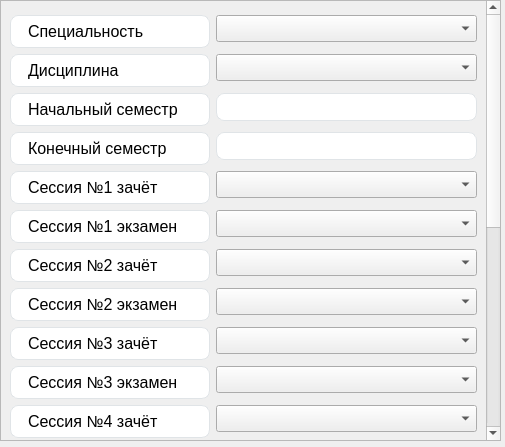
<?xml version="1.0" encoding="UTF-8"?>
<ui version="4.0">
 <class>Form</class>
 <widget class="QWidget" name="Form">
  <property name="geometry">
   <rect>
    <x>0</x>
    <y>0</y>
    <width>505</width>
    <height>447</height>
   </rect>
  </property>
  <property name="windowTitle">
   <string>Добавление записи</string>
  </property>
  <widget class="QScrollArea" name="scrollArea">
   <property name="geometry">
    <rect>
     <x>0</x>
     <y>0</y>
     <width>501</width>
     <height>441</height>
    </rect>
   </property>
   <property name="widgetResizable">
    <bool>true</bool>
   </property>
   <widget class="QWidget" name="scrollAreaWidgetContents">
    <property name="geometry">
     <rect>
      <x>0</x>
      <y>0</y>
      <width>482</width>
      <height>909</height>
     </rect>
    </property>
    <property name="styleSheet">
     <string notr="true">QLineEdit {
  border-radius: 8px;
  border: 1px solid #e0e4e7;
  padding: 5px 15px;
}
QLineEdit:focus {
  border: 1px solid #d0e3ff;
}
QLineEdit::placeholder {
  color: #767e89;
}</string>
    </property>
    <layout class="QVBoxLayout" name="verticalLayout_2">
     <item>
      <layout class="QGridLayout" name="gridLayout">
       <item row="0" column="1">
        <layout class="QFormLayout" name="formLayout_3">
         <property name="topMargin">
          <number>5</number>
         </property>
         <item row="2" column="0">
          <widget class="QLineEdit" name="lineEdit">
           <property name="minimumSize">
            <size>
             <width>200</width>
             <height>0</height>
            </size>
           </property>
           <property name="font">
            <font>
             <pointsize>12</pointsize>
            </font>
           </property>
           <property name="text">
            <string>Дисциплина</string>
           </property>
           <property name="readOnly">
            <bool>true</bool>
           </property>
          </widget>
         </item>
         <item row="4" column="0">
          <widget class="QLineEdit" name="lineEdit_5">
           <property name="minimumSize">
            <size>
             <width>200</width>
             <height>0</height>
            </size>
           </property>
           <property name="font">
            <font>
             <pointsize>12</pointsize>
            </font>
           </property>
           <property name="text">
            <string>Начальный семестр</string>
           </property>
           <property name="readOnly">
            <bool>true</bool>
           </property>
          </widget>
         </item>
         <item row="4" column="1">
          <widget class="QLineEdit" name="lineEdit_6">
           <property name="inputMethodHints">
            <set>Qt::ImhDigitsOnly|Qt::ImhPreferLatin</set>
           </property>
          </widget>
         </item>
         <item row="5" column="0">
          <widget class="QLineEdit" name="lineEdit_7">
           <property name="minimumSize">
            <size>
             <width>200</width>
             <height>0</height>
            </size>
           </property>
           <property name="font">
            <font>
             <pointsize>12</pointsize>
            </font>
           </property>
           <property name="text">
            <string>Конечный семестр</string>
           </property>
           <property name="readOnly">
            <bool>true</bool>
           </property>
          </widget>
         </item>
         <item row="5" column="1">
          <widget class="QLineEdit" name="lineEdit_8">
           <property name="inputMethodHints">
            <set>Qt::ImhDigitsOnly|Qt::ImhPreferLatin</set>
           </property>
          </widget>
         </item>
         <item row="6" column="0">
          <widget class="QLineEdit" name="lineEdit_9">
           <property name="minimumSize">
            <size>
             <width>200</width>
             <height>0</height>
            </size>
           </property>
           <property name="font">
            <font>
             <pointsize>12</pointsize>
            </font>
           </property>
           <property name="text">
            <string>Сессия №1 зачёт</string>
           </property>
           <property name="readOnly">
            <bool>true</bool>
           </property>
          </widget>
         </item>
         <item row="7" column="0">
          <widget class="QLineEdit" name="lineEdit_11">
           <property name="minimumSize">
            <size>
             <width>200</width>
             <height>0</height>
            </size>
           </property>
           <property name="font">
            <font>
             <pointsize>12</pointsize>
            </font>
           </property>
           <property name="text">
            <string>Сессия №1 экзамен</string>
           </property>
           <property name="readOnly">
            <bool>true</bool>
           </property>
          </widget>
         </item>
         <item row="8" column="0">
          <widget class="QLineEdit" name="lineEdit_13">
           <property name="minimumSize">
            <size>
             <width>200</width>
             <height>0</height>
            </size>
           </property>
           <property name="font">
            <font>
             <pointsize>12</pointsize>
            </font>
           </property>
           <property name="text">
            <string>Сессия №2 зачёт</string>
           </property>
           <property name="readOnly">
            <bool>true</bool>
           </property>
          </widget>
         </item>
         <item row="9" column="0">
          <widget class="QLineEdit" name="lineEdit_15">
           <property name="minimumSize">
            <size>
             <width>200</width>
             <height>0</height>
            </size>
           </property>
           <property name="font">
            <font>
             <pointsize>12</pointsize>
            </font>
           </property>
           <property name="text">
            <string>Сессия №2 экзамен</string>
           </property>
           <property name="readOnly">
            <bool>true</bool>
           </property>
          </widget>
         </item>
         <item row="10" column="0">
          <widget class="QLineEdit" name="lineEdit_17">
           <property name="minimumSize">
            <size>
             <width>200</width>
             <height>0</height>
            </size>
           </property>
           <property name="font">
            <font>
             <pointsize>12</pointsize>
            </font>
           </property>
           <property name="text">
            <string>Сессия №3 зачёт</string>
           </property>
           <property name="readOnly">
            <bool>true</bool>
           </property>
          </widget>
         </item>
         <item row="11" column="0">
          <widget class="QLineEdit" name="lineEdit_19">
           <property name="minimumSize">
            <size>
             <width>200</width>
             <height>0</height>
            </size>
           </property>
           <property name="font">
            <font>
             <pointsize>12</pointsize>
            </font>
           </property>
           <property name="text">
            <string>Сессия №3 экзамен</string>
           </property>
           <property name="readOnly">
            <bool>true</bool>
           </property>
          </widget>
         </item>
         <item row="12" column="0">
          <widget class="QLineEdit" name="lineEdit_21">
           <property name="minimumSize">
            <size>
             <width>200</width>
             <height>0</height>
            </size>
           </property>
           <property name="font">
            <font>
             <pointsize>12</pointsize>
            </font>
           </property>
           <property name="text">
            <string>Сессия №4 зачёт</string>
           </property>
           <property name="readOnly">
            <bool>true</bool>
           </property>
          </widget>
         </item>
         <item row="13" column="0">
          <widget class="QLineEdit" name="lineEdit_23">
           <property name="minimumSize">
            <size>
             <width>200</width>
             <height>0</height>
            </size>
           </property>
           <property name="font">
            <font>
             <pointsize>12</pointsize>
            </font>
           </property>
           <property name="text">
            <string>Сессия №4 экзамен</string>
           </property>
           <property name="readOnly">
            <bool>true</bool>
           </property>
          </widget>
         </item>
         <item row="14" column="0">
          <widget class="QLineEdit" name="lineEdit_25">
           <property name="minimumSize">
            <size>
             <width>200</width>
             <height>0</height>
            </size>
           </property>
           <property name="font">
            <font>
             <pointsize>12</pointsize>
            </font>
           </property>
           <property name="text">
            <string>Сессия №5 зачёт</string>
           </property>
           <property name="readOnly">
            <bool>true</bool>
           </property>
          </widget>
         </item>
         <item row="15" column="0">
          <widget class="QLineEdit" name="lineEdit_27">
           <property name="minimumSize">
            <size>
             <width>200</width>
             <height>0</height>
            </size>
           </property>
           <property name="font">
            <font>
             <pointsize>12</pointsize>
            </font>
           </property>
           <property name="text">
            <string>Сессия №5 экзамен</string>
           </property>
           <property name="readOnly">
            <bool>true</bool>
           </property>
          </widget>
         </item>
         <item row="16" column="0">
          <widget class="QLineEdit" name="lineEdit_34">
           <property name="minimumSize">
            <size>
             <width>200</width>
             <height>0</height>
            </size>
           </property>
           <property name="font">
            <font>
             <pointsize>12</pointsize>
            </font>
           </property>
           <property name="text">
            <string>Сессия №6 зачёт</string>
           </property>
           <property name="readOnly">
            <bool>true</bool>
           </property>
          </widget>
         </item>
         <item row="17" column="0">
          <widget class="QLineEdit" name="lineEdit_29">
           <property name="minimumSize">
            <size>
             <width>200</width>
             <height>0</height>
            </size>
           </property>
           <property name="font">
            <font>
             <pointsize>12</pointsize>
            </font>
           </property>
           <property name="text">
            <string>Сессия №6 экзамен</string>
           </property>
           <property name="readOnly">
            <bool>true</bool>
           </property>
          </widget>
         </item>
         <item row="18" column="0">
          <widget class="QLineEdit" name="lineEdit_31">
           <property name="minimumSize">
            <size>
             <width>200</width>
             <height>0</height>
            </size>
           </property>
           <property name="font">
            <font>
             <pointsize>12</pointsize>
            </font>
           </property>
           <property name="text">
            <string>Сессия №7 зачёт</string>
           </property>
           <property name="readOnly">
            <bool>true</bool>
           </property>
          </widget>
         </item>
         <item row="19" column="0">
          <widget class="QLineEdit" name="lineEdit_35">
           <property name="minimumSize">
            <size>
             <width>200</width>
             <height>0</height>
            </size>
           </property>
           <property name="font">
            <font>
             <pointsize>12</pointsize>
            </font>
           </property>
           <property name="text">
            <string>Сессия №7 экзамен</string>
           </property>
           <property name="readOnly">
            <bool>true</bool>
           </property>
          </widget>
         </item>
         <item row="20" column="0">
          <widget class="QLineEdit" name="lineEdit_38">
           <property name="minimumSize">
            <size>
             <width>200</width>
             <height>0</height>
            </size>
           </property>
           <property name="font">
            <font>
             <pointsize>12</pointsize>
            </font>
           </property>
           <property name="text">
            <string>Сессия №8 зачёт</string>
           </property>
           <property name="readOnly">
            <bool>true</bool>
           </property>
          </widget>
         </item>
         <item row="21" column="0">
          <widget class="QLineEdit" name="lineEdit_42">
           <property name="minimumSize">
            <size>
             <width>200</width>
             <height>0</height>
            </size>
           </property>
           <property name="font">
            <font>
             <pointsize>12</pointsize>
            </font>
           </property>
           <property name="text">
            <string>Сессия №8 экзамен</string>
           </property>
           <property name="readOnly">
            <bool>true</bool>
           </property>
          </widget>
         </item>
         <item row="23" column="1">
          <widget class="QPushButton" name="pushButton">
           <property name="minimumSize">
            <size>
             <width>0</width>
             <height>45</height>
            </size>
           </property>
           <property name="styleSheet">
            <string notr="true">
QPushButton {
  background-color: #fff;
  border: 1px solid #d5d9d9;
  border-radius: 8px;
  box-shadow: rgba(213, 217, 217, .5) 0 2px 5px 0;
  box-sizing: border-box;
  color: #0f1111;
  cursor: pointer;
  display: inline-block;
  font-family: &quot;Amazon Ember&quot;,sans-serif;
  font-size: 18px;
  line-height: 29px;
  padding: 0 10px 0 11px;
  position: relative;
  text-align: center;
  text-decoration: none;
  user-select: none;
  -webkit-user-select: none;
  touch-action: manipulation;
  vertical-align: middle;
  width: 100px;
box-shadow: rgba(213, 217, 217, .5) 0 2px 5px 0;
}

QPushButton:hover {
  background-color: #f7fafa;
}

QPushButton:focus {
  border-color: #008296;
  box-shadow: rgba(213, 217, 217, .5) 0 2px 5px 0;
  outline: 0;
}</string>
           </property>
           <property name="text">
            <string>Добавить запись</string>
           </property>
          </widget>
         </item>
         <item row="6" column="1">
          <widget class="QComboBox" name="comboBox">
           <property name="sizePolicy">
            <sizepolicy hsizetype="Preferred" vsizetype="Fixed">
             <horstretch>0</horstretch>
             <verstretch>0</verstretch>
            </sizepolicy>
           </property>
           <property name="font">
            <font>
             <pointsize>12</pointsize>
            </font>
           </property>
           <property name="currentText">
            <string/>
           </property>
          </widget>
         </item>
         <item row="7" column="1">
          <widget class="QComboBox" name="comboBox_2">
           <property name="sizePolicy">
            <sizepolicy hsizetype="Preferred" vsizetype="Fixed">
             <horstretch>0</horstretch>
             <verstretch>0</verstretch>
            </sizepolicy>
           </property>
           <property name="font">
            <font>
             <pointsize>12</pointsize>
            </font>
           </property>
          </widget>
         </item>
         <item row="8" column="1">
          <widget class="QComboBox" name="comboBox_3">
           <property name="sizePolicy">
            <sizepolicy hsizetype="Preferred" vsizetype="Fixed">
             <horstretch>0</horstretch>
             <verstretch>0</verstretch>
            </sizepolicy>
           </property>
           <property name="font">
            <font>
             <pointsize>12</pointsize>
            </font>
           </property>
          </widget>
         </item>
         <item row="9" column="1">
          <widget class="QComboBox" name="comboBox_4">
           <property name="sizePolicy">
            <sizepolicy hsizetype="Preferred" vsizetype="Fixed">
             <horstretch>0</horstretch>
             <verstretch>0</verstretch>
            </sizepolicy>
           </property>
           <property name="font">
            <font>
             <pointsize>12</pointsize>
            </font>
           </property>
          </widget>
         </item>
         <item row="10" column="1">
          <widget class="QComboBox" name="comboBox_5">
           <property name="sizePolicy">
            <sizepolicy hsizetype="Preferred" vsizetype="Fixed">
             <horstretch>0</horstretch>
             <verstretch>0</verstretch>
            </sizepolicy>
           </property>
           <property name="font">
            <font>
             <pointsize>12</pointsize>
            </font>
           </property>
          </widget>
         </item>
         <item row="11" column="1">
          <widget class="QComboBox" name="comboBox_6">
           <property name="sizePolicy">
            <sizepolicy hsizetype="Preferred" vsizetype="Fixed">
             <horstretch>0</horstretch>
             <verstretch>0</verstretch>
            </sizepolicy>
           </property>
           <property name="font">
            <font>
             <pointsize>12</pointsize>
            </font>
           </property>
          </widget>
         </item>
         <item row="12" column="1">
          <widget class="QComboBox" name="comboBox_7">
           <property name="sizePolicy">
            <sizepolicy hsizetype="Preferred" vsizetype="Fixed">
             <horstretch>0</horstretch>
             <verstretch>0</verstretch>
            </sizepolicy>
           </property>
           <property name="font">
            <font>
             <pointsize>12</pointsize>
            </font>
           </property>
          </widget>
         </item>
         <item row="13" column="1">
          <widget class="QComboBox" name="comboBox_8">
           <property name="sizePolicy">
            <sizepolicy hsizetype="Preferred" vsizetype="Fixed">
             <horstretch>0</horstretch>
             <verstretch>0</verstretch>
            </sizepolicy>
           </property>
           <property name="font">
            <font>
             <pointsize>12</pointsize>
            </font>
           </property>
          </widget>
         </item>
         <item row="14" column="1">
          <widget class="QComboBox" name="comboBox_9">
           <property name="sizePolicy">
            <sizepolicy hsizetype="Preferred" vsizetype="Fixed">
             <horstretch>0</horstretch>
             <verstretch>0</verstretch>
            </sizepolicy>
           </property>
           <property name="font">
            <font>
             <pointsize>12</pointsize>
            </font>
           </property>
          </widget>
         </item>
         <item row="15" column="1">
          <widget class="QComboBox" name="comboBox_10">
           <property name="sizePolicy">
            <sizepolicy hsizetype="Preferred" vsizetype="Fixed">
             <horstretch>0</horstretch>
             <verstretch>0</verstretch>
            </sizepolicy>
           </property>
           <property name="font">
            <font>
             <pointsize>12</pointsize>
            </font>
           </property>
          </widget>
         </item>
         <item row="16" column="1">
          <widget class="QComboBox" name="comboBox_11">
           <property name="sizePolicy">
            <sizepolicy hsizetype="Preferred" vsizetype="Fixed">
             <horstretch>0</horstretch>
             <verstretch>0</verstretch>
            </sizepolicy>
           </property>
           <property name="font">
            <font>
             <pointsize>12</pointsize>
            </font>
           </property>
          </widget>
         </item>
         <item row="17" column="1">
          <widget class="QComboBox" name="comboBox_12">
           <property name="sizePolicy">
            <sizepolicy hsizetype="Preferred" vsizetype="Fixed">
             <horstretch>0</horstretch>
             <verstretch>0</verstretch>
            </sizepolicy>
           </property>
           <property name="font">
            <font>
             <pointsize>12</pointsize>
            </font>
           </property>
          </widget>
         </item>
         <item row="18" column="1">
          <widget class="QComboBox" name="comboBox_13">
           <property name="sizePolicy">
            <sizepolicy hsizetype="Preferred" vsizetype="Fixed">
             <horstretch>0</horstretch>
             <verstretch>0</verstretch>
            </sizepolicy>
           </property>
           <property name="font">
            <font>
             <pointsize>12</pointsize>
            </font>
           </property>
          </widget>
         </item>
         <item row="19" column="1">
          <widget class="QComboBox" name="comboBox_14">
           <property name="sizePolicy">
            <sizepolicy hsizetype="Preferred" vsizetype="Fixed">
             <horstretch>0</horstretch>
             <verstretch>0</verstretch>
            </sizepolicy>
           </property>
           <property name="font">
            <font>
             <pointsize>12</pointsize>
            </font>
           </property>
          </widget>
         </item>
         <item row="20" column="1">
          <widget class="QComboBox" name="comboBox_15">
           <property name="sizePolicy">
            <sizepolicy hsizetype="Preferred" vsizetype="Fixed">
             <horstretch>0</horstretch>
             <verstretch>0</verstretch>
            </sizepolicy>
           </property>
           <property name="font">
            <font>
             <pointsize>12</pointsize>
            </font>
           </property>
          </widget>
         </item>
         <item row="21" column="1">
          <widget class="QComboBox" name="comboBox_16">
           <property name="sizePolicy">
            <sizepolicy hsizetype="Preferred" vsizetype="Fixed">
             <horstretch>0</horstretch>
             <verstretch>0</verstretch>
            </sizepolicy>
           </property>
           <property name="font">
            <font>
             <pointsize>12</pointsize>
            </font>
           </property>
          </widget>
         </item>
         <item row="0" column="0">
          <widget class="QLineEdit" name="lineEdit_3">
           <property name="minimumSize">
            <size>
             <width>200</width>
             <height>0</height>
            </size>
           </property>
           <property name="font">
            <font>
             <pointsize>12</pointsize>
            </font>
           </property>
           <property name="text">
            <string>Специальность</string>
           </property>
           <property name="readOnly">
            <bool>true</bool>
           </property>
          </widget>
         </item>
         <item row="0" column="1">
          <widget class="QComboBox" name="comboBox_17">
           <property name="sizePolicy">
            <sizepolicy hsizetype="Preferred" vsizetype="Fixed">
             <horstretch>0</horstretch>
             <verstretch>0</verstretch>
            </sizepolicy>
           </property>
           <property name="font">
            <font>
             <pointsize>12</pointsize>
            </font>
           </property>
           <property name="currentText">
            <string/>
           </property>
          </widget>
         </item>
         <item row="2" column="1">
          <widget class="QComboBox" name="comboBox_18">
           <property name="sizePolicy">
            <sizepolicy hsizetype="Preferred" vsizetype="Fixed">
             <horstretch>0</horstretch>
             <verstretch>0</verstretch>
            </sizepolicy>
           </property>
           <property name="font">
            <font>
             <pointsize>12</pointsize>
            </font>
           </property>
           <property name="currentText">
            <string/>
           </property>
          </widget>
         </item>
        </layout>
       </item>
      </layout>
     </item>
    </layout>
   </widget>
  </widget>
 </widget>
 <resources/>
 <connections/>
</ui>
